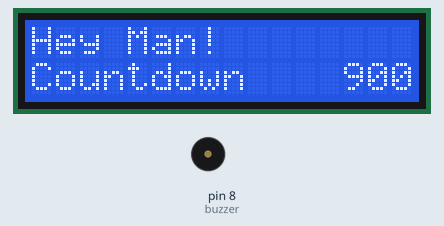
Recording of a sketch running on a simulated Arduino Uno, built with avr-gcc and run on an emulated ATmega328P. On the bench: 16×2 character LCD, buzzer (waves = sounding).

Above: at 0.1 s.
At 10.1 s:
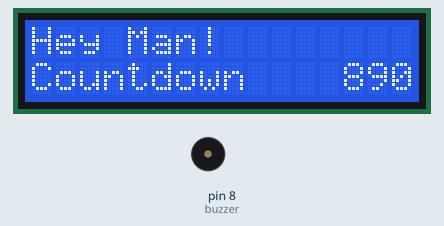
At 19.1 s:
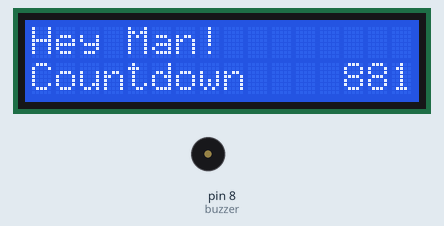
At 39.04 s:
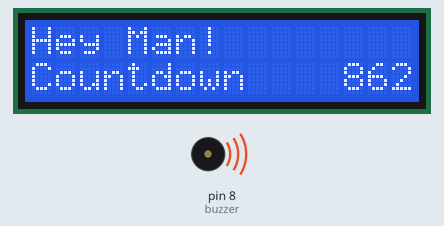
Timing chart, 0 to 40.0 s (numbered marks = the images above):
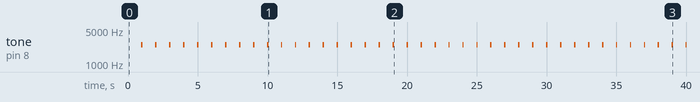

Measured:
- by itself, tone on pin 8 (buzzer): alternates 2500 Hz for 0.10 s and silent for 0.90 s
- what the display in image 1 shows lasts 1.0 s, from 10.1 s to 11.1 s

The sketch:

display_16x2_buzzer.ino
```cpp
#include <LiquidCrystal.h> //Inclui a biblioteca do LCD

LiquidCrystal lcd(12, 11, 5, 4, 3, 2); //Configura os pinos do Arduino para se comunicar com o LCD

int temp = 900; //Inicia uma variável inteira(temp), para escrever no LCD a contagem do tempo

 int buzzer = 8;

void setup()
{

  lcd.begin(16, 2); //Inicia o LCD com dimensões 16x2(Colunas x Linhas)
  lcd.setCursor(0, 0); //Posiciona o cursor na primeira coluna(0) e na primeira linha(0) do LCD
  lcd.print("Hey Man!"); //Escreve no LCD "Olá Garagista!"
  lcd.setCursor(0, 1); //Posiciona o cursor na primeira coluna(0) e na segunda linha(1) do LCD
  lcd.print("Countdown"); //Escreve no LCD "LabdeGaragem"

}

void loop()
{

  lcd.setCursor(13, 1); //Posiciona o cursor na décima quarta coluna(13) e na segunda linha(1) do LCD
  lcd.print(temp); //Escreve o valor atual da variável de contagem no LCD
  delay(900); //Aguarda 1 segundo
  temp--; //Incrementa variável de contagem

  tone(buzzer,2500);
  delay(100);
  noTone(buzzer);

}
```
